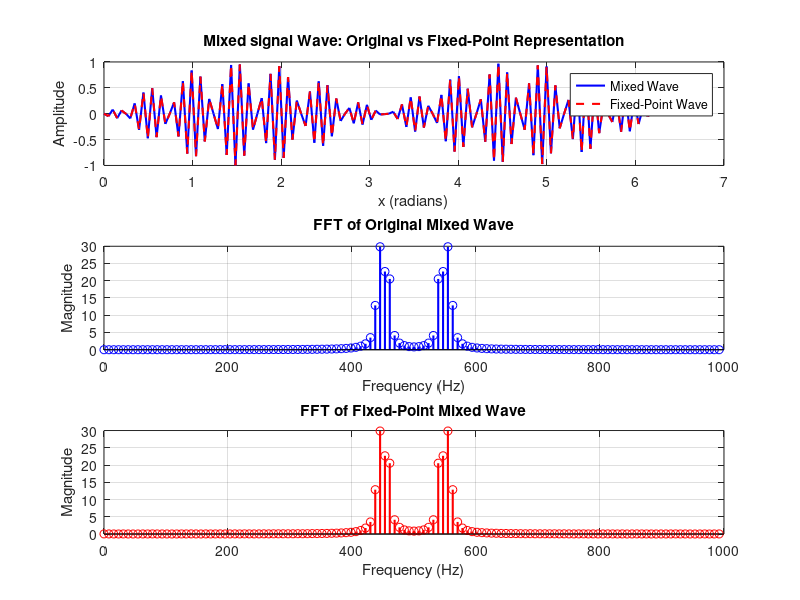

Reproduce this figure in MATLAB.
N = 128; % no of values (div by 8)
amplitude = 1; % amplitude of the sine wave
scaling_factor = 2^8; % Scale for fixed-point representation
Fs = 1000; % Sampling frequency in Hz (arbitrary for this example)
carrier_freq = 550; 

if mod(N, 8) ~= 0
    error('Total number of values (N) must be divisible by 8.');
end

% gen sine wave
x = linspace(0, 2*pi, N); % Generate N points over one sine wave period
sine_wave = amplitude * sin(x); % Sine wave values

carrier_wave = amplitude * cos(2 * pi * carrier_freq * (0:N-1) / Fs);
mixed_signal = sine_wave .* carrier_wave;


scaled_values = round(mixed_signal * scaling_factor); % Fixed-point representation
real_values = scaled_values; % real part
imaginary_values = zeros(size(real_values)); %imaginary part
%output to file
filename = 'carrier_inputsine.txt';
fileID = fopen(filename, 'w');
% fprintf(fileID, 'Real,Imaginary\n'); 
for i = 1:N
    fprintf(fileID, '%d,%d\n', real_values(i), imaginary_values(i));
end
fclose(fileID);

% FFT of the original sine wave
original_fft = fft(mixed_signal);
% original_fft_magnitude = abs(original_fft(1:N/2)); 
original_fft_magnitude = abs(original_fft); 
% frequencies = (0:N/2-1) * (Fs / N); 
frequencies = (0:N-1) * (Fs / N);

% FFT of the fixed-point sine wave
scaled_fft = fft(scaled_values / scaling_factor); %  back to decimal for FFT
% scaled_fft_magnitude = abs(scaled_fft(1:N/2));
scaled_fft_magnitude = abs(scaled_fft);

% Plot original sine wave and scaled sine wave
figure;
subplot(3, 1, 1);
plot(x, mixed_signal, 'b-', 'LineWidth', 1.5); % Original sine wave
hold on;
plot(x, scaled_values / scaling_factor, 'r--', 'LineWidth', 1.5); % Scaled sine wave
grid on;
xlabel('x (radians)');
ylabel('Amplitude');
legend('Mixed Wave', 'Fixed-Point Wave');
title('Mixed signal Wave: Original vs Fixed-Point Representation');
hold off;

% Plot FFT of original sine wave
subplot(3, 1, 2);
stem(frequencies, original_fft_magnitude, 'b', 'LineWidth', 1.5);
grid on;
xlabel('Frequency (Hz)');
ylabel('Magnitude');
title('FFT of Original Mixed Wave');

% Plot FFT of fixed-point sine wave
subplot(3, 1, 3);
stem(frequencies, scaled_fft_magnitude, 'r', 'LineWidth', 1.5);
grid on;
xlabel('Frequency (Hz)');
ylabel('Magnitude');
title('FFT of Fixed-Point Mixed Wave');

fprintf('Values written to file "%s".\n', filename);
